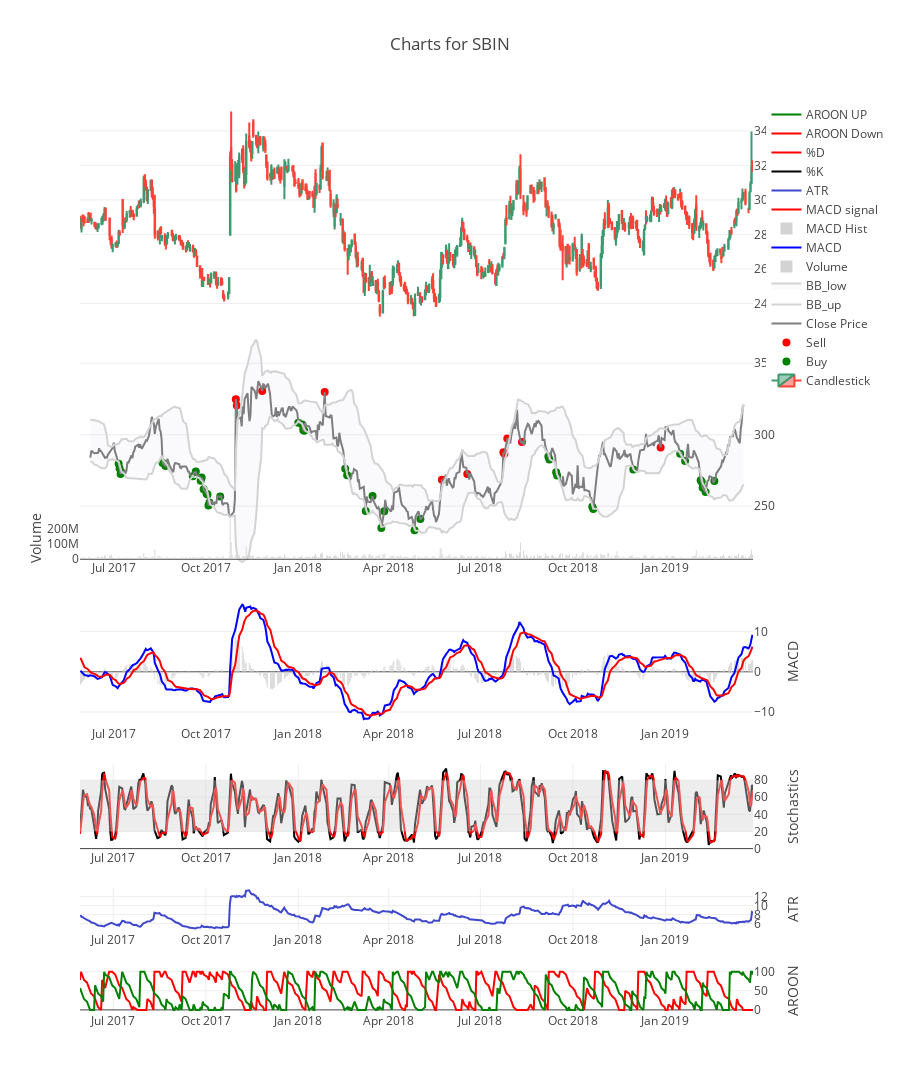

Source (notebook cell):
### Markdown cell above
# Plotting Results

### Code cell
# Price vs date curve with green and red dots to indicate buy and sell points

trace0 = go.Scatter(x=buy.index, y=buy.adjClose, marker = dict(color='green', size=8), mode='markers', name="Buy")
trace1 = go.Scatter(x=sell.index, y=sell.adjClose, marker = dict(color='red', size=8), mode='markers', name="Sell")

# Closing Price line chart
trace2 = go.Scatter(x=price.index, y=price.adjClose, marker = dict(color='grey', size=2), mode='lines', name="Close Price", yaxis='y1')

# Candlestick
traceOHLC = go.Candlestick(x=price.index, open=price['open'], high=price['high'], low=price['low'], close=price['close'], name="Candlestick")


# BBP
traceBBU = go.Scatter(x=price.index, y=price['bbup'], name='BB_up',  line=dict(color='lightgrey'))
traceBBL = go.Scatter(x=price.index, y=price['bblow'], name='BB_low',  line=dict(color='lightgrey'), fill = 'tonexty', fillcolor="rgba(0,40,100,0.02)")


# RSI plots
traceRSI = go.Scatter(x=price.index, y=price['RSI'],mode='lines', line=dict(color='rgb(63, 72, 204)'), name='RSI')

# ATR
traceATR = go.Scatter(x=price.index, y=price['atr'],mode='lines', line=dict(color='rgb(63, 72, 204)'), name='ATR')


# MACD plots
traceMACD = go.Scatter(x=price.index, y=price['macd'], name='MACD', line=dict(color='blue'))
traceMACDHist = go.Bar(x=price.index, y=price['macdhist'], name='MACD Hist', marker=dict(color="lightgrey"))
traceMACDSignal = go.Scatter(x=price.index, y=price['macdsignal'], name='MACD signal', line=dict(color='red'))

# Volume Chart
traceV = go.Bar(x=price.index, y=price.volume, name='Volume', marker=dict(color='lightgrey'),yaxis='y2')
traceOBV = go.Scatter(x=price.index, y=price['obv'], name='OBV', line=dict(color='black'))



# Stochastics

traceSK  = go.Scatter(x=price.index, y=price['slowk'], name='%K', line=dict(color='black'), yaxis='y3')
traceSD  = go.Scatter(x=price.index, y=price['slowd'], name='%D', line=dict(color='red'))

## AROON
traceARD  = go.Scatter(x=price.index, y=price['aroondown'], name='AROON Down', line=dict(color='red'), yaxis='y4')
traceARU  = go.Scatter(x=price.index, y=price['aroonup'], name='AROON UP', line=dict(color='green'))


fig = tools.make_subplots(rows=7, cols=1, row_width=[1,1,2,3,1,4,4])

# OHLC
fig.append_trace(traceOHLC, 1, 1)

# Price
fig.append_trace(trace0, 2, 1)
fig.append_trace(trace1, 2, 1)
fig.append_trace(trace2, 2, 1)

#BB
fig.append_trace(traceBBU, 2, 1)
fig.append_trace(traceBBL, 2, 1)

#Volume
fig.append_trace(traceV,3,1)
#fig.append_trace(traceOBV,2,1)

# MACD
fig.append_trace(traceMACD, 4, 1)
fig.append_trace(traceMACDHist, 4, 1)
fig.append_trace(traceMACDSignal, 4, 1)

# RSI
#fig.append_trace(traceRSI, 6, 1)

# ATR
fig.append_trace(traceATR, 6, 1)


# Stochastics
fig.append_trace(traceSK, 5, 1)
fig.append_trace(traceSD, 5, 1)

# AARON
fig.append_trace(traceARD, 7, 1)
fig.append_trace(traceARU, 7, 1)



# Update layout
fig['layout'].update(height=1150, plot_bgcolor='rgba(0,0,0,0)', title="Charts for "+symbol)

fig['layout']['xaxis']['rangeslider'].update(visible=False)
fig['layout'].update(yaxis = dict(side='right', domain=[0.75,1]), 
                     yaxis2 = dict(side='right', domain=[0.48,0.75]), 
                    xaxis  = dict(visible=False),
                    xaxis2  = dict(visible=False),
                    yaxis3 = dict(side='left', showgrid=False, title='Volume'),
                    yaxis4 = dict(side='right', title='MACD'),
                    yaxis5 = dict(side='right', title='Stochastics'),
                    yaxis6 = dict(side='right', title='ATR'),
                    yaxis7 = dict(side='right', title='AROON'))

rectLayout =  [
        # 1st highlight during Feb 4 - Feb 6
        {
            'type': 'rect',
            # x-reference is assigned to the x-values
            'xref': 'x5',
            # y-reference is assigned to the plot paper [0,1]
            'yref': 'y5',
            'x0': price.index[0],
            'y0': 20,
            'x1': price.index[-1],
            'y1': 80,
            'fillcolor': '#d3d3d3',
            'opacity': 0.4,
            'line': {
                'width': 0,
            }
        }]
fig['layout'].update(shapes = rectLayout)


                     
iplot(fig, filename="Test")

### Figure 1 — Plotly figure (JSON) as saved in the notebook; plotly's stock layout.template omitted (floating-point values rounded to 4 significant figures; data arrays with more than 128 entries replaced by an {"elided": "..."} marker saying what was removed)
{"data": [{"close": {"elided": "457 float values"}, "high": {"elided": "457 float values"}, "low": {"elided": "457 float values"}, "name": "Candlestick", "open": {"elided": "457 float values"}, "type": "candlestick", "uid": "ec36126c-6c8b-44dc-ace1-a6777a3a477b", "x": {"elided": "457 str values"}, "xaxis": "x", "yaxis": "y"}, {"marker": {"color": "green", "size": 8}, "mode": "markers", "name": "Buy", "type": "scatter", "uid": "973d3bff-33c7-44e0-b50d-c0078b8eb898", "x": ["2017-06-27", "2017-06-28", "2017-06-29", "2017-06-30", "2017-08-11", "2017-08-14", "2017-09-11", "2017-09-14", "2017-09-19", "2017-09-20", "2017-09-22", "2017-09-25", "2017-09-26", "2017-09-27", "2017-09-28", "2017-10-09", "2017-12-28", "2018-01-01", "2018-01-02", "2018-01-03", "2018-02-14", "2018-02-16", "2018-03-07", "2018-03-14", "2018-03-23", "2018-03-26", "2018-04-26", "2018-05-02", "2018-09-10", "2018-09-11", "2018-09-18", "2018-09-19", "2018-10-25", "2018-10-26", "2018-12-06", "2019-01-23", "2019-01-28", "2019-02-13", "2019-02-14", "2019-02-15", "2019-02-18", "2019-02-27"], "xaxis": "x2", "y": [279.6, 276.4, 272.4, 273.6, 280.1, 278.2, 270.9, 274.2, 267.8, 270.1, 261.9, 258.8, 258.2, 250.4, 252.6, 256.9, 308.4, 307.1, 303.2, 302.9, 276.2, 271.6, 246.7, 257.1, 234.8, 246.5, 233.2, 241, 284.9, 282.6, 273.8, 271.5, 249.6, 248.1, 275.6, 286.6, 281.6, 268.2, 267.1, 262.9, 259.9, 267.6], "yaxis": "y2"}, {"marker": {"color": "red", "size": 8}, "mode": "markers", "name": "Sell", "type": "scatter", "uid": "f1a80ee7-a0cd-453e-882e-14894a5a5a43", "x": ["2017-10-25", "2017-10-26", "2017-11-21", "2018-01-24", "2018-05-24", "2018-06-19", "2018-07-26", "2018-07-27", "2018-07-30", "2018-08-14", "2019-01-03"], "xaxis": "x2", "y": [324.9, 320.5, 330.6, 329.9, 268.5, 272.6, 287.7, 286.8, 297.4, 294.9, 291.1], "yaxis": "y2"}, {"marker": {"color": "grey", "size": 2}, "mode": "lines", "name": "Close Price", "type": "scatter", "uid": "265ef51e-d70e-44f8-86f9-1083b6857741", "x": {"elided": "457 str values"}, "xaxis": "x2", "y": {"elided": "457 float values"}, "yaxis": "y2"}, {"line": {"color": "lightgrey"}, "name": "BB_up", "type": "scatter", "uid": "5f4a75cb-c473-4714-8d02-36d3f05a6d89", "x": {"elided": "457 str values"}, "xaxis": "x2", "y": {"elided": "457 float values"}, "yaxis": "y2"}, {"fill": "tonexty", "fillcolor": "rgba(0,40,100,0.02)", "line": {"color": "lightgrey"}, "name": "BB_low", "type": "scatter", "uid": "b868851d-ff37-442f-a626-c2a97f4f1c00", "x": {"elided": "457 str values"}, "xaxis": "x2", "y": {"elided": "457 float values"}, "yaxis": "y2"}, {"marker": {"color": "lightgrey"}, "name": "Volume", "type": "bar", "uid": "a8328536-4c36-48f9-9397-6694eb0a654d", "x": {"elided": "457 str values"}, "xaxis": "x3", "y": {"elided": "457 int values"}, "yaxis": "y3"}, {"line": {"color": "blue"}, "name": "MACD", "type": "scatter", "uid": "8bbafeb5-4234-4da8-9577-6ad3b5757fcc", "x": {"elided": "457 str values"}, "xaxis": "x4", "y": {"elided": "457 float values"}, "yaxis": "y4"}, {"marker": {"color": "lightgrey"}, "name": "MACD Hist", "type": "bar", "uid": "770302a4-30cf-409a-b514-3c577ae283bb", "x": {"elided": "457 str values"}, "xaxis": "x4", "y": {"elided": "457 float values"}, "yaxis": "y4"}, {"line": {"color": "red"}, "name": "MACD signal", "type": "scatter", "uid": "d4878b01-7182-42e9-9839-decd278806db", "x": {"elided": "457 str values"}, "xaxis": "x4", "y": {"elided": "457 float values"}, "yaxis": "y4"}, {"line": {"color": "rgb(63, 72, 204)"}, "mode": "lines", "name": "ATR", "type": "scatter", "uid": "3f2f7ea0-b808-4377-846d-41d785a1a7a6", "x": {"elided": "457 str values"}, "xaxis": "x6", "y": {"elided": "457 float values"}, "yaxis": "y6"}, {"line": {"color": "black"}, "name": "%K", "type": "scatter", "uid": "d33b1732-f4eb-4c26-b038-66b2f85ec7b6", "x": {"elided": "457 str values"}, "xaxis": "x5", "y": {"elided": "457 float values"}, "yaxis": "y5"}, {"line": {"color": "red"}, "name": "%D", "type": "scatter", "uid": "7ff54d27-7428-46c8-ab3d-f402f87751e4", "x": {"elided": "457 str values"}, "xaxis": "x5", "y": {"elided": "457 float values"}, "yaxis": "y5"}, {"line": {"color": "red"}, "name": "AROON Down", "type": "scatter", "uid": "c787bbcc-60e4-4a10-81b2-5354ace401a1", "x": {"elided": "457 str values"}, "xaxis": "x7", "y": {"elided": "457 float values"}, "yaxis": "y7"}, {"line": {"color": "green"}, "name": "AROON UP", "type": "scatter", "uid": "d9343fe4-e865-4ecf-a396-3cda41814dd1", "x": {"elided": "457 str values"}, "xaxis": "x7", "y": {"elided": "457 float values"}, "yaxis": "y7"}], "layout": {"height": 1150, "plot_bgcolor": "rgba(0,0,0,0)", "shapes": [{"fillcolor": "#d3d3d3", "line": {"width": 0}, "opacity": 0.4, "type": "rect", "x0": "2017-05-29", "x1": "2019-03-29", "xref": "x5", "y0": 20, "y1": 80, "yref": "y5"}], "title": {"text": "Charts for SBIN"}, "xaxis": {"anchor": "y", "domain": [0, 1], "rangeslider": {"visible": false}, "visible": false}, "xaxis2": {"anchor": "y2", "domain": [0, 1], "visible": false}, "xaxis3": {"anchor": "y3", "domain": [0, 1]}, "xaxis4": {"anchor": "y4", "domain": [0, 1]}, "xaxis5": {"anchor": "y5", "domain": [0, 1]}, "xaxis6": {"anchor": "y6", "domain": [0, 1]}, "xaxis7": {"anchor": "y7", "domain": [0, 1]}, "yaxis": {"anchor": "x", "domain": [0.75, 1], "side": "right"}, "yaxis2": {"anchor": "x2", "domain": [0.48, 0.75], "side": "right"}, "yaxis3": {"anchor": "x3", "domain": [0.4964, 0.5429], "showgrid": false, "side": "left", "title": {"text": "Volume"}}, "yaxis4": {"anchor": "x4", "domain": [0.3143, 0.4536], "side": "right", "title": {"text": "MACD"}}, "yaxis5": {"anchor": "x5", "domain": [0.1786, 0.2714], "side": "right", "title": {"text": "Stochastics"}}, "yaxis6": {"anchor": "x6", "domain": [0.08929, 0.1357], "side": "right", "title": {"text": "ATR"}}, "yaxis7": {"anchor": "x7", "domain": [0, 0.04643], "side": "right", "title": {"text": "AROON"}}}}
